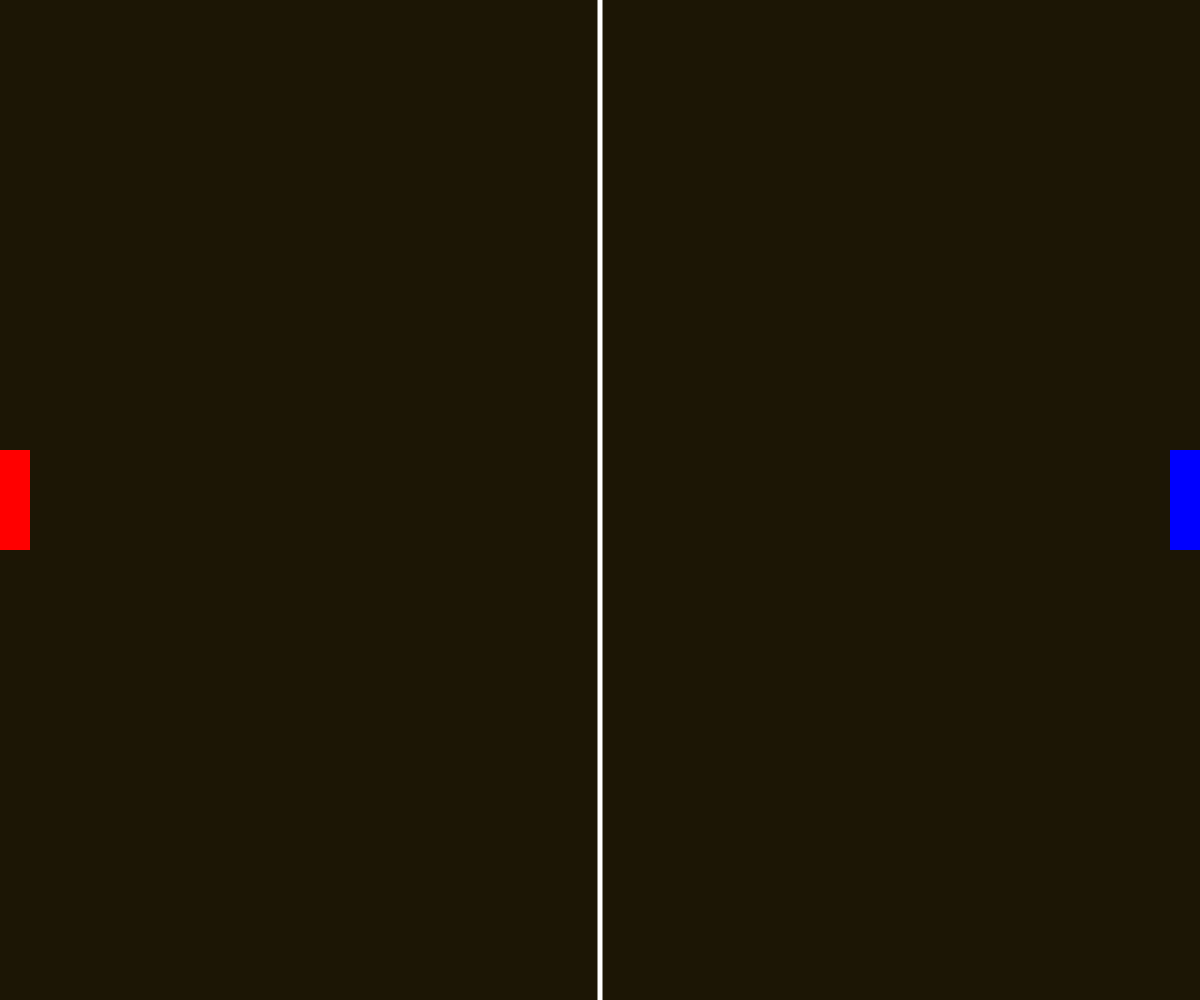
Frame 1 (no input)
Frame 60 (no input): identical to frame 1, image omitted
Frame 120 (the mouse pressed at the canvas centre since frame 60): identical to frame 1, image omitted

The p5.js sketch that drew this single still picture (run headless with seeded random() and noise() and a simulated clock; from frame 60 on, the mouse is pressed at the canvas centre):

// p5.js sketch
// ── sketch.js
let board
let p1
let p2


function setup (){
    createCanvas(windowWidth,windowHeight);
    board = new Board(windowWidth,windowHeight,'#1c1605')
    let pw = 30;
    let ph = 100;
    let py = floor(windowHeight/2)-floor(ph/2);
    p1 = new Paddle(0,py,pw,ph,'red');
    p2 = new Paddle(windowWidth-pw,py,pw,ph,'blue');
}

function draw(){
    board.draw();
    p1.draw();
    p2.draw();
}

function keyPressed() {
            if(keyCode===87){
                p1.moveUp();
            }else if(keyCode===83){
                p1.moveDown();
            }else if(keyCode===UP_ARROW){
                p2.moveUp();
            }else if(keyCode===DOWN_ARROW){
                p2.moveDown();
            }
}
// ── Board.js
class Board {
    
    constructor (w,h,c){
        this.w = w;
        this.h = h;
        this.c = c;
    }
    
    draw() {
        push()
        noStroke()
        fill(this.c)
        rect(0,0,this.w,this.h)
        pop()
        stroke('white')
        strokeWeight(5)
        line(floor(this.w/2),0,floor(this.w/2),this.h)
    }
    
}
// ── Paddle.js
class Paddle {
    
    constructor (x,y,w,h,c) {
        this.x = x
        this.y = y
        this.w = w
        this.h = h
        this.c = c
        this.speed = 20
    }
    
    draw(){
        push()
        noStroke()
        fill(this.c)
        rect(this.x,this.y,this.w,this.h)
        pop()
    }
    
    moveUp(){
        if(this.y < 0)
            return
            
            this.y -= this.speed
    }
    
    moveDown(){
        if(this.y > windowHeight-this.h)
           return
           
        this.y += this.speed
    }
    
}
